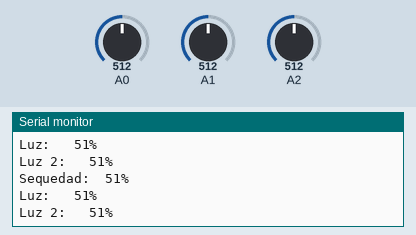
Simulated run of this sketch. Board: Arduino Mega 2560, built with avr-gcc and run on an emulated ATmega2560. Parts: the last lines printed to the serial monitor. The inputs (shaded band) are chosen by the test bench; at power-on: A0 = 512, A1 = 512, A2 = 512.

Above: at 3.2 s.
3.3 s: A0 set to 716
At 4.6 s:
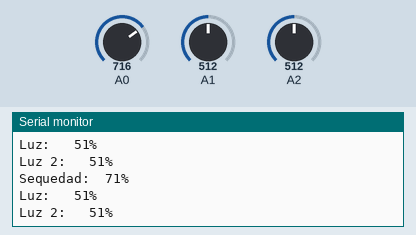
4.8 s: A1 set to 716
At 5.5 s:
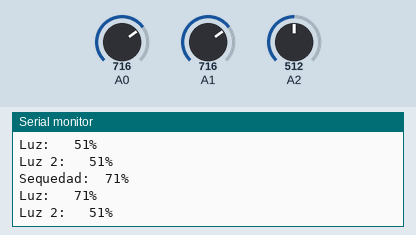
6.3 s: A2 set to 716
At 7.6 s:
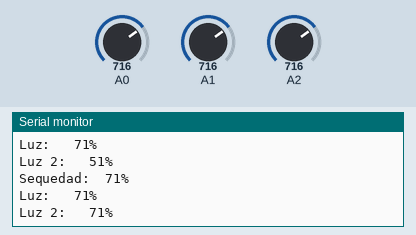
7.8 s: A0 set to 900
At 8.8 s:
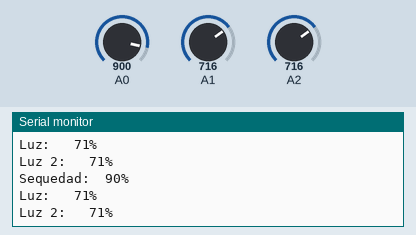
9.3 s: A1 set to 900
At 10.6 s:
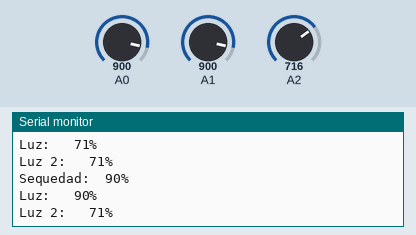
10.8 s: A2 set to 900
At 11.6 s:
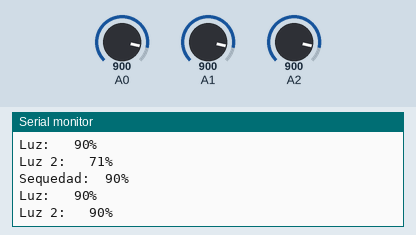
Timing chart, 0 to 13.3 s (numbered marks = the images above; inputs shaded):
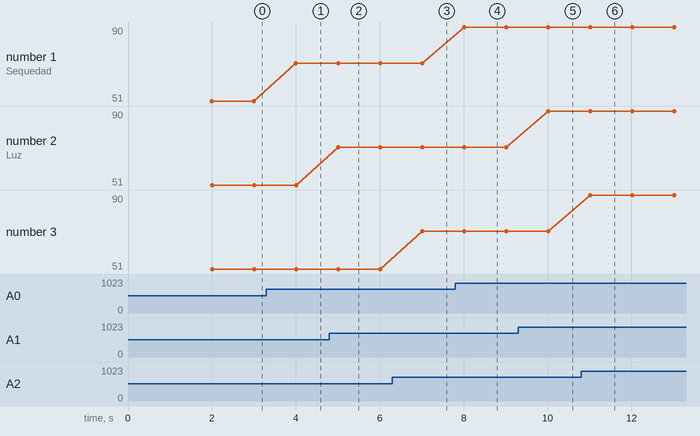

The sketch:

AI_CD_A-MEGA.ino
```cpp
int seqSensor = 0;
int seqState = 0;

int luzSensor = 0;
int luzState = 0;

int luzSensor2 = 0;
int luzState2 = 0;

void setup() {
  // put your setup code here, to run once:
  Serial.begin(115200);
  Serial1.begin(115200);
  Serial.println(char(169));
  Serial.println("¡kimb!");
  delay(2000);
}

void loop() {
  // put your main code here, to run repeatedly:
  seqSensor = analogRead(A0);
  seqState = (seqSensor*100)/1000;

  luzSensor = analogRead(A1);
  luzState = (luzSensor*100)/1000;

  luzSensor2 = analogRead(A2);
  luzState2 = (luzSensor2*100)/1000;

  Serial.print("Sequedad:  ");
  Serial.print(seqState);
  Serial.println("%");

  Serial.print("Luz:   ");
  Serial.print(luzState);
  Serial.println("%");

  Serial.print("Luz 2:   ");
  Serial.print(luzState2);
  Serial.println("%");
  /*if(seq >= 10){

    seq = int(seq / 10); // conviertes el float a int, en este momento puede haber valores del 1 al 10

    seq = seq - 1; // ahora son de 0 a 9
  } else {
    seq = 0;
  }*/

  // Construir una cadena de caracteres que contiene los datos a enviar
  String data = String(seqState) + "," + String(luzState) + "," + String(luzState2) + ";\n";

  // Enviar los datos al ESP32
  Serial1.print(data);
  delay(1000);
}
```

Measured:
- after the input at 3.3 s, the serial monitor: prints a new line after 0.70 s (image 1)
- after the input at 4.8 s, the serial monitor: prints a new line after 0.21 s (image 2)
- after the input at 6.3 s, the serial monitor: prints a new line after 0.71 s (image 3)
- after the input at 7.8 s, the serial monitor: prints a new line after 0.21 s (image 4)
- after the input at 9.3 s, the serial monitor: prints a new line after 0.71 s (image 5)
- after the input at 10.8 s, the serial monitor: prints a new line after 0.22 s (image 6)
- plotted number 1: 51 → 71 after the input at 3.3 s, 71 → 90 after the input at 7.8 s
